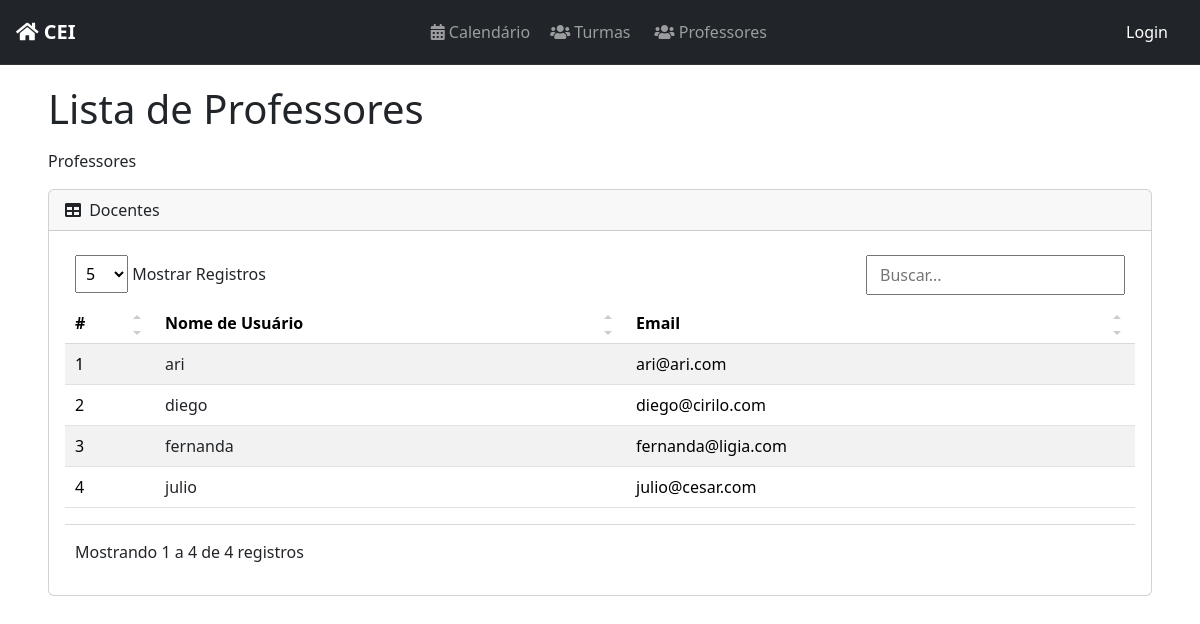
/docentes/, run on the app's committed database.
### profiles/models.py (models this page shows, shortened)
class CustomUser(AbstractUser):
    id = models.BigAutoField(primary_key=True)
    turma = models.ForeignKey('classes.Turma', on_delete=models.SET_NULL, blank=True, null=True, related_name='customuser_set')

### profiles/views.py (the view)
# urls.py: path('docentes/', DocenteListView.as_view(), name='docentes_list'),
class DocenteListView(ListView):
    template_name = "registration/docentes_list.html"
    model = CustomUser
    context_object_name = "docentes"
    def get_queryset(self):
        docente_group = Group.objects.filter(name="Docente").first()
        if docente_group:
            return CustomUser.objects.filter(groups=docente_group)
        return CustomUser.objects.none()
    def get_context_data(self, **kwargs):
        context = super().get_context_data(**kwargs)
        context['is_admin'] = self.request.user.groups.filter(name="Administrador").exists()
        context['titulo'] = "Lista de Professores"
        return context

### tasks/context_processors.py (called while the page is built)
def user_in_discente(request):
    if request.user.is_authenticated:
        return {'user_in_discente': request.user.groups.filter(name="Discente").exists()}
    return {'user_in_discente': False}

### profiles/templates/registration/docentes_list.html (shortened to what this page needs)
{% extends 'base.html' %}
{% load static %}
{% block content %}
<div class="container-fluid">
    <h1 class="mb-3">{{ titulo }}</h1>
    <ol class="breadcrumb mb-3">
        <li class="breadcrumb-item active"><a href="{% url 'docentes_list' %}" class="text-decoration-none text-dark">Professores</a></li>
    </ol>
    <div class="card">
        <div class="card-header">
            <i class="fas fa-table me-1"></i>
            Docentes
        </div>
        <div class="card-body">
            <div class="table-responsive">
                <table id="datatablesSimple" class="table table-striped table-hover">
                    <thead class="table">
                        <tr>
                            <th>#</th>
                            <th>Nome de Usuário</th>
                            <th>Email</th>
                        </tr>
                    </thead>
                    <tbody>
                        {% for user in docentes %}
                        <tr>
                            <td>{{ forloop.counter }}</td>
                            <td>
                                <a {% if is_admin %} href="{% url 'docente_detail' user.id %}" {% endif %} class="text-decoration-none text-dark">{{ user.username }}</a>
                            </td>
                            <td>{{ user.email }}</td>
                        </tr>
                        {% empty %}
                        <tr>
                            <td colspan="3" class="text-center">Nenhum docente encontrado.</td>
                        </tr>
                        {% endfor %}
                    </tbody>
                </table>
            </div>
        </div>
    </div>
</div>
{% endblock %}
{% block scripts %}
<link href="{% static 'css/style.min.css' %}" rel="stylesheet"/>
{% endblock %}

### static/css/styles.css (style rules this page uses)
.container-fluid { padding: 0; }

### data on the page
CustomUser: username "ari", email "ari@ari.com"
CustomUser: username "diego", email "diego@cirilo.com"
CustomUser: username "fernanda", email "fernanda@ligia.com"
CustomUser: username "julio", email "julio@cesar.com"

### other printed values
{{ titulo }} "Lista de Professores"
